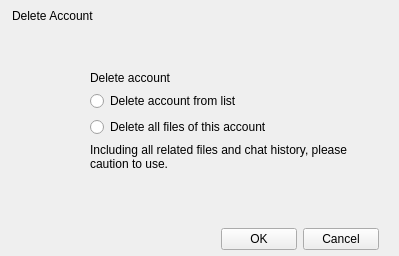
<?xml version="1.0" encoding="UTF-8"?>
<ui version="4.0">
 <class>UserDeleteDialog</class>
 <widget class="QWidget" name="UserDeleteDialog">
  <property name="geometry">
   <rect>
    <x>0</x>
    <y>0</y>
    <width>399</width>
    <height>256</height>
   </rect>
  </property>
  <property name="windowTitle">
   <string>UserDeleteDialog</string>
  </property>
  <layout class="QVBoxLayout" name="verticalLayoutMain">
   <property name="spacing">
    <number>0</number>
   </property>
   <property name="leftMargin">
    <number>0</number>
   </property>
   <property name="topMargin">
    <number>0</number>
   </property>
   <property name="rightMargin">
    <number>0</number>
   </property>
   <property name="bottomMargin">
    <number>0</number>
   </property>
   <item>
    <widget class="QWidget" name="titlebar" native="true">
     <property name="sizePolicy">
      <sizepolicy hsizetype="Expanding" vsizetype="Expanding">
       <horstretch>0</horstretch>
       <verstretch>0</verstretch>
      </sizepolicy>
     </property>
     <property name="minimumSize">
      <size>
       <width>0</width>
       <height>31</height>
      </size>
     </property>
     <property name="maximumSize">
      <size>
       <width>16777215</width>
       <height>31</height>
      </size>
     </property>
     <layout class="QHBoxLayout" name="horizontalLayout_11" stretch="0,1,0">
      <property name="spacing">
       <number>0</number>
      </property>
      <property name="leftMargin">
       <number>0</number>
      </property>
      <property name="topMargin">
       <number>0</number>
      </property>
      <property name="rightMargin">
       <number>0</number>
      </property>
      <property name="bottomMargin">
       <number>0</number>
      </property>
      <item>
       <widget class="QWidget" name="titlewidget" native="true">
        <property name="sizePolicy">
         <sizepolicy hsizetype="Expanding" vsizetype="Expanding">
          <horstretch>0</horstretch>
          <verstretch>0</verstretch>
         </sizepolicy>
        </property>
        <layout class="QHBoxLayout" name="horizontalLayout_10">
         <property name="spacing">
          <number>0</number>
         </property>
         <property name="leftMargin">
          <number>12</number>
         </property>
         <property name="topMargin">
          <number>0</number>
         </property>
         <property name="rightMargin">
          <number>0</number>
         </property>
         <property name="bottomMargin">
          <number>0</number>
         </property>
         <item>
          <widget class="QLabel" name="title">
           <property name="sizePolicy">
            <sizepolicy hsizetype="Expanding" vsizetype="Expanding">
             <horstretch>0</horstretch>
             <verstretch>0</verstretch>
            </sizepolicy>
           </property>
           <property name="text">
            <string>Delete Account</string>
           </property>
          </widget>
         </item>
        </layout>
       </widget>
      </item>
      <item>
       <spacer name="horizontalSpacer">
        <property name="orientation">
         <enum>Qt::Horizontal</enum>
        </property>
        <property name="sizeHint" stdset="0">
         <size>
          <width>233</width>
          <height>2</height>
         </size>
        </property>
       </spacer>
      </item>
      <item>
       <layout class="QVBoxLayout" name="verticalLayout_6">
        <property name="spacing">
         <number>0</number>
        </property>
        <property name="leftMargin">
         <number>0</number>
        </property>
        <property name="topMargin">
         <number>0</number>
        </property>
        <property name="rightMargin">
         <number>0</number>
        </property>
        <property name="bottomMargin">
         <number>0</number>
        </property>
        <item>
         <layout class="QHBoxLayout" name="horizontalLayout_6">
          <property name="spacing">
           <number>0</number>
          </property>
          <property name="leftMargin">
           <number>0</number>
          </property>
          <property name="topMargin">
           <number>0</number>
          </property>
          <property name="rightMargin">
           <number>0</number>
          </property>
          <property name="bottomMargin">
           <number>0</number>
          </property>
          <item>
           <widget class="QPushButton" name="btnClose">
            <property name="sizePolicy">
             <sizepolicy hsizetype="Expanding" vsizetype="Expanding">
              <horstretch>0</horstretch>
              <verstretch>0</verstretch>
             </sizepolicy>
            </property>
            <property name="focusPolicy">
             <enum>Qt::NoFocus</enum>
            </property>
            <property name="text">
             <string/>
            </property>
            <property name="flat">
             <bool>true</bool>
            </property>
           </widget>
          </item>
         </layout>
        </item>
        <item>
         <spacer name="verticalSpacer_4">
          <property name="orientation">
           <enum>Qt::Vertical</enum>
          </property>
          <property name="sizeType">
           <enum>QSizePolicy::Expanding</enum>
          </property>
          <property name="sizeHint" stdset="0">
           <size>
            <width>0</width>
            <height>1</height>
           </size>
          </property>
         </spacer>
        </item>
       </layout>
      </item>
     </layout>
    </widget>
   </item>
   <item>
    <widget class="QWidget" name="centralWidget" native="true">
     <layout class="QHBoxLayout" name="horizontalLayout" stretch="0,1">
      <property name="spacing">
       <number>12</number>
      </property>
      <property name="leftMargin">
       <number>30</number>
      </property>
      <property name="topMargin">
       <number>40</number>
      </property>
      <property name="rightMargin">
       <number>50</number>
      </property>
      <property name="bottomMargin">
       <number>0</number>
      </property>
      <item>
       <layout class="QVBoxLayout" name="verticalLayout">
        <item>
         <widget class="QLabel" name="labelIcon">
          <property name="minimumSize">
           <size>
            <width>48</width>
            <height>48</height>
           </size>
          </property>
          <property name="maximumSize">
           <size>
            <width>48</width>
            <height>48</height>
           </size>
          </property>
          <property name="text">
           <string/>
          </property>
          <property name="pixmap">
           <pixmap resource="../inst.qrc">:/messagebox/warning.png</pixmap>
          </property>
          <property name="scaledContents">
           <bool>true</bool>
          </property>
         </widget>
        </item>
        <item>
         <spacer name="verticalSpacer">
          <property name="orientation">
           <enum>Qt::Vertical</enum>
          </property>
          <property name="sizeHint" stdset="0">
           <size>
            <width>20</width>
            <height>40</height>
           </size>
          </property>
         </spacer>
        </item>
       </layout>
      </item>
      <item>
       <layout class="QVBoxLayout" name="verticalLayout_2">
        <item>
         <widget class="QLabel" name="labelDelete">
          <property name="text">
           <string>Delete account</string>
          </property>
         </widget>
        </item>
        <item>
         <widget class="QRadioButton" name="radioDeleteUser">
          <property name="text">
           <string>Delete account from list</string>
          </property>
         </widget>
        </item>
        <item>
         <widget class="QRadioButton" name="radioDeleteAll">
          <property name="text">
           <string>Delete all files of this account</string>
          </property>
         </widget>
        </item>
        <item>
         <widget class="QLabel" name="labelDeleteAll">
          <property name="text">
           <string>Including all related files and chat history, please caution to use.</string>
          </property>
          <property name="alignment">
           <set>Qt::AlignLeading|Qt::AlignLeft|Qt::AlignTop</set>
          </property>
          <property name="wordWrap">
           <bool>true</bool>
          </property>
         </widget>
        </item>
        <item>
         <spacer name="verticalSpacer_2">
          <property name="orientation">
           <enum>Qt::Vertical</enum>
          </property>
          <property name="sizeHint" stdset="0">
           <size>
            <width>20</width>
            <height>40</height>
           </size>
          </property>
         </spacer>
        </item>
       </layout>
      </item>
     </layout>
    </widget>
   </item>
   <item>
    <widget class="QWidget" name="bottomBar" native="true">
     <property name="minimumSize">
      <size>
       <width>0</width>
       <height>33</height>
      </size>
     </property>
     <property name="maximumSize">
      <size>
       <width>16777215</width>
       <height>33</height>
      </size>
     </property>
     <layout class="QHBoxLayout" name="horizontalLayout_2">
      <property name="leftMargin">
       <number>0</number>
      </property>
      <property name="topMargin">
       <number>0</number>
      </property>
      <property name="rightMargin">
       <number>20</number>
      </property>
      <property name="bottomMargin">
       <number>0</number>
      </property>
      <item>
       <spacer name="horizontalSpacer_2">
        <property name="orientation">
         <enum>Qt::Horizontal</enum>
        </property>
        <property name="sizeHint" stdset="0">
         <size>
          <width>40</width>
          <height>20</height>
         </size>
        </property>
       </spacer>
      </item>
      <item>
       <widget class="QPushButton" name="pushButtonOK">
        <property name="minimumSize">
         <size>
          <width>76</width>
          <height>22</height>
         </size>
        </property>
        <property name="maximumSize">
         <size>
          <width>76</width>
          <height>22</height>
         </size>
        </property>
        <property name="text">
         <string>OK</string>
        </property>
       </widget>
      </item>
      <item>
       <widget class="QPushButton" name="pushButtonCancel">
        <property name="minimumSize">
         <size>
          <width>76</width>
          <height>22</height>
         </size>
        </property>
        <property name="maximumSize">
         <size>
          <width>76</width>
          <height>22</height>
         </size>
        </property>
        <property name="text">
         <string>Cancel</string>
        </property>
       </widget>
      </item>
     </layout>
    </widget>
   </item>
  </layout>
 </widget>
 <layoutdefault spacing="6" margin="11"/>
 <resources>
  <include location="../inst.qrc"/>
 </resources>
 <connections/>
</ui>
